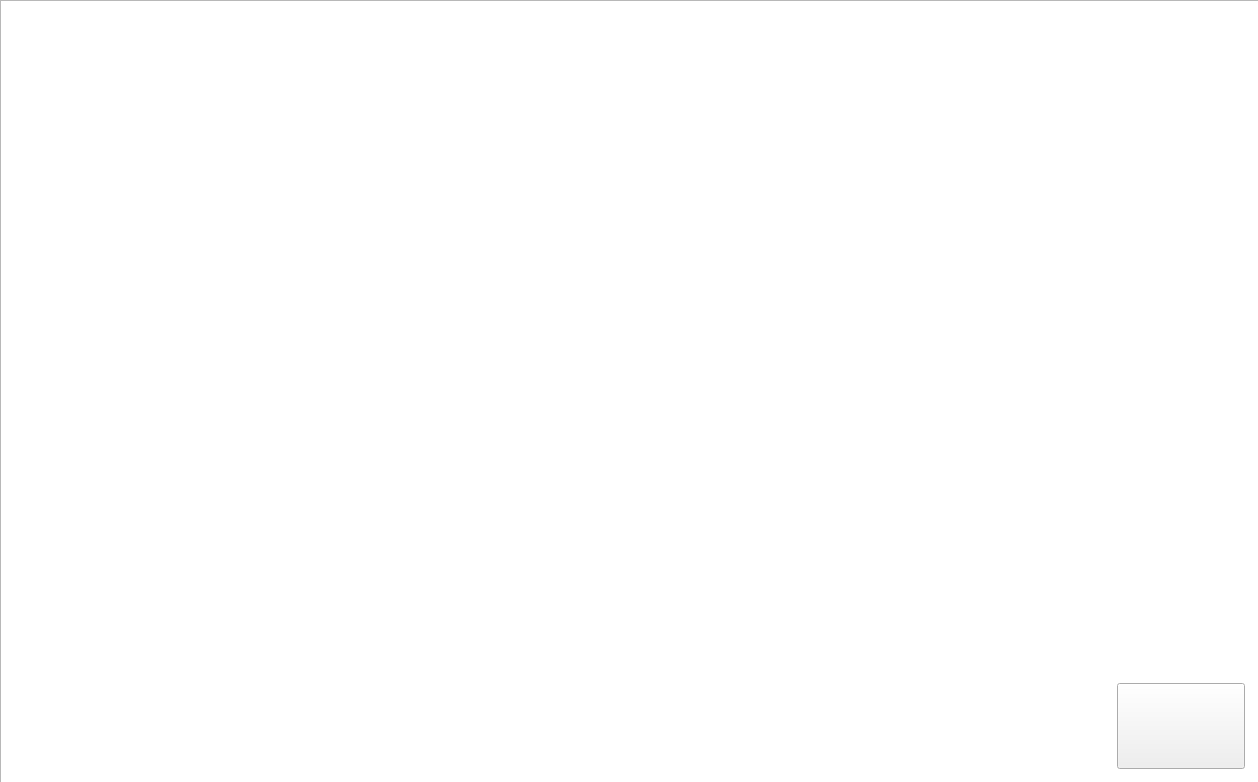
<?xml version="1.0" encoding="UTF-8"?>
<ui version="4.0">
 <class>MainWindow</class>
 <widget class="QMainWindow" name="MainWindow">
  <property name="geometry">
   <rect>
    <x>0</x>
    <y>0</y>
    <width>1258</width>
    <height>782</height>
   </rect>
  </property>
  <property name="windowTitle">
   <string>MainWindow</string>
  </property>
  <property name="styleSheet">
   <string notr="true"/>
  </property>
  <widget class="QWidget" name="centralwidget">
   <widget class="QLabel" name="label">
    <property name="geometry">
     <rect>
      <x>250</x>
      <y>63</y>
      <width>150</width>
      <height>68</height>
     </rect>
    </property>
    <property name="styleSheet">
     <string notr="true">border-image: url(:/title/image/title/user.png);
</string>
    </property>
    <property name="text">
     <string/>
    </property>
   </widget>
   <widget class="QLabel" name="label_2">
    <property name="geometry">
     <rect>
      <x>814</x>
      <y>63</y>
      <width>253</width>
      <height>90</height>
     </rect>
    </property>
    <property name="styleSheet">
     <string notr="true">border-image: url(:/title/image/title/appliedtrainer.png);
</string>
    </property>
    <property name="text">
     <string/>
    </property>
   </widget>
   <widget class="QLabel" name="label_3">
    <property name="geometry">
     <rect>
      <x>760</x>
      <y>176</y>
      <width>382</width>
      <height>478</height>
     </rect>
    </property>
    <property name="styleSheet">
     <string notr="true">border-image: url(:/overall/image/gray_rectangle.png);
</string>
    </property>
    <property name="text">
     <string/>
    </property>
   </widget>
   <widget class="QLabel" name="label_4">
    <property name="geometry">
     <rect>
      <x>145</x>
      <y>174</y>
      <width>382</width>
      <height>478</height>
     </rect>
    </property>
    <property name="styleSheet">
     <string notr="true">border-image: url(:/overall/image/gray_rectangle.png);
</string>
    </property>
    <property name="text">
     <string/>
    </property>
   </widget>
   <widget class="QListWidget" name="user">
    <property name="geometry">
     <rect>
      <x>207</x>
      <y>220</y>
      <width>261</width>
      <height>391</height>
     </rect>
    </property>
    <property name="font">
     <font>
      <family>함초롬돋움</family>
      <pointsize>20</pointsize>
      <weight>9</weight>
      <italic>false</italic>
      <bold>false</bold>
     </font>
    </property>
    <property name="styleSheet">
     <string notr="true">font: 75 20pt &quot;함초롬돋움&quot;;
color: rgb(255, 255, 255);
background-color: rgba(255, 255, 255, 0);</string>
    </property>
    <property name="frameShape">
     <enum>QFrame::NoFrame</enum>
    </property>
    <property name="editTriggers">
     <set>QAbstractItemView::EditKeyPressed|QAbstractItemView::SelectedClicked</set>
    </property>
    <property name="textElideMode">
     <enum>Qt::ElideRight</enum>
    </property>
    <property name="resizeMode">
     <enum>QListView::Adjust</enum>
    </property>
    <property name="viewMode">
     <enum>QListView::ListMode</enum>
    </property>
    <property name="uniformItemSizes">
     <bool>false</bool>
    </property>
    <property name="sortingEnabled">
     <bool>false</bool>
    </property>
   </widget>
   <widget class="QPushButton" name="store">
    <property name="geometry">
     <rect>
      <x>1117</x>
      <y>683</y>
      <width>128</width>
      <height>86</height>
     </rect>
    </property>
    <property name="styleSheet">
     <string notr="true">border-image: url(:/overall/image/down.png);</string>
    </property>
    <property name="text">
     <string/>
    </property>
   </widget>
   <widget class="QGraphicsView" name="graphicsView">
    <property name="geometry">
     <rect>
      <x>0</x>
      <y>0</y>
      <width>1261</width>
      <height>791</height>
     </rect>
    </property>
    <property name="styleSheet">
     <string notr="true">background-image: url(:/overall/image/back.png);</string>
    </property>
   </widget>
   <widget class="QListWidget" name="applied_trainer">
    <property name="geometry">
     <rect>
      <x>810</x>
      <y>210</y>
      <width>281</width>
      <height>391</height>
     </rect>
    </property>
    <property name="font">
     <font>
      <family>함초롬돋움</family>
      <pointsize>20</pointsize>
      <weight>9</weight>
      <italic>false</italic>
      <bold>false</bold>
     </font>
    </property>
    <property name="styleSheet">
     <string notr="true">font: 75 20pt &quot;함초롬돋움&quot;;
color: rgb(255, 255, 255);
background-color: rgba(255, 255, 255, 0);</string>
    </property>
    <property name="frameShape">
     <enum>QFrame::NoFrame</enum>
    </property>
    <property name="editTriggers">
     <set>QAbstractItemView::EditKeyPressed|QAbstractItemView::SelectedClicked</set>
    </property>
    <property name="textElideMode">
     <enum>Qt::ElideRight</enum>
    </property>
    <property name="resizeMode">
     <enum>QListView::Adjust</enum>
    </property>
    <property name="viewMode">
     <enum>QListView::ListMode</enum>
    </property>
    <property name="uniformItemSizes">
     <bool>false</bool>
    </property>
    <property name="sortingEnabled">
     <bool>false</bool>
    </property>
   </widget>
   <zorder>graphicsView</zorder>
   <zorder>label_3</zorder>
   <zorder>label</zorder>
   <zorder>label_2</zorder>
   <zorder>label_4</zorder>
   <zorder>user</zorder>
   <zorder>store</zorder>
   <zorder>applied_trainer</zorder>
  </widget>
 </widget>
 <resources>
  <include location="resource.qrc"/>
 </resources>
 <connections/>
</ui>
